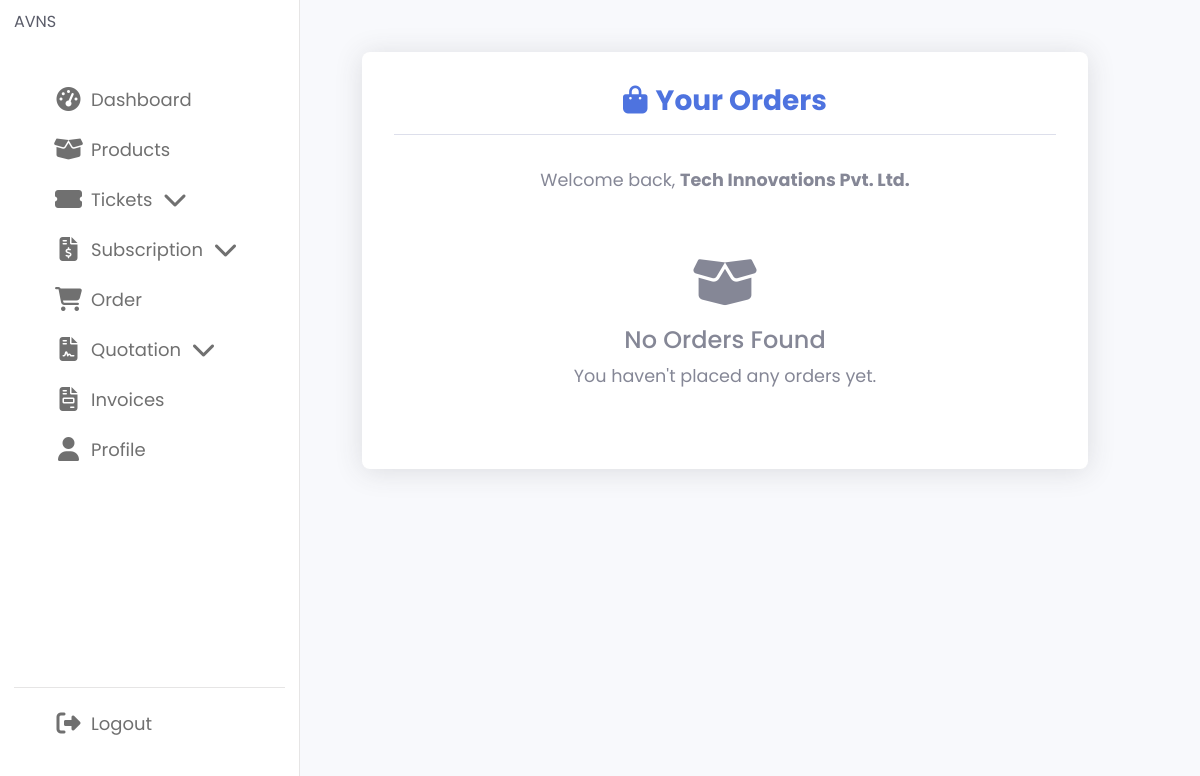
The app's page /Customer/view_order.php (signed in), older data.
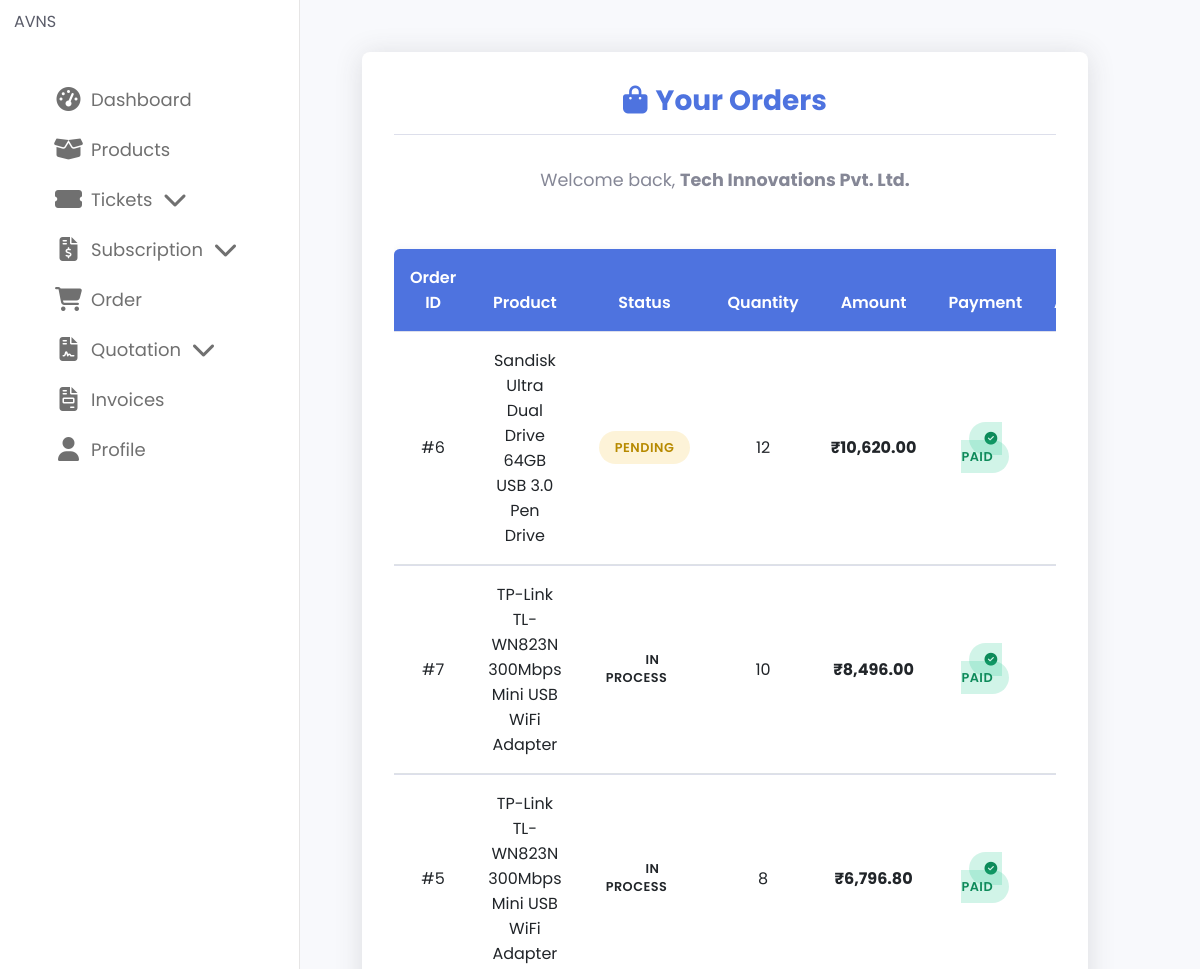
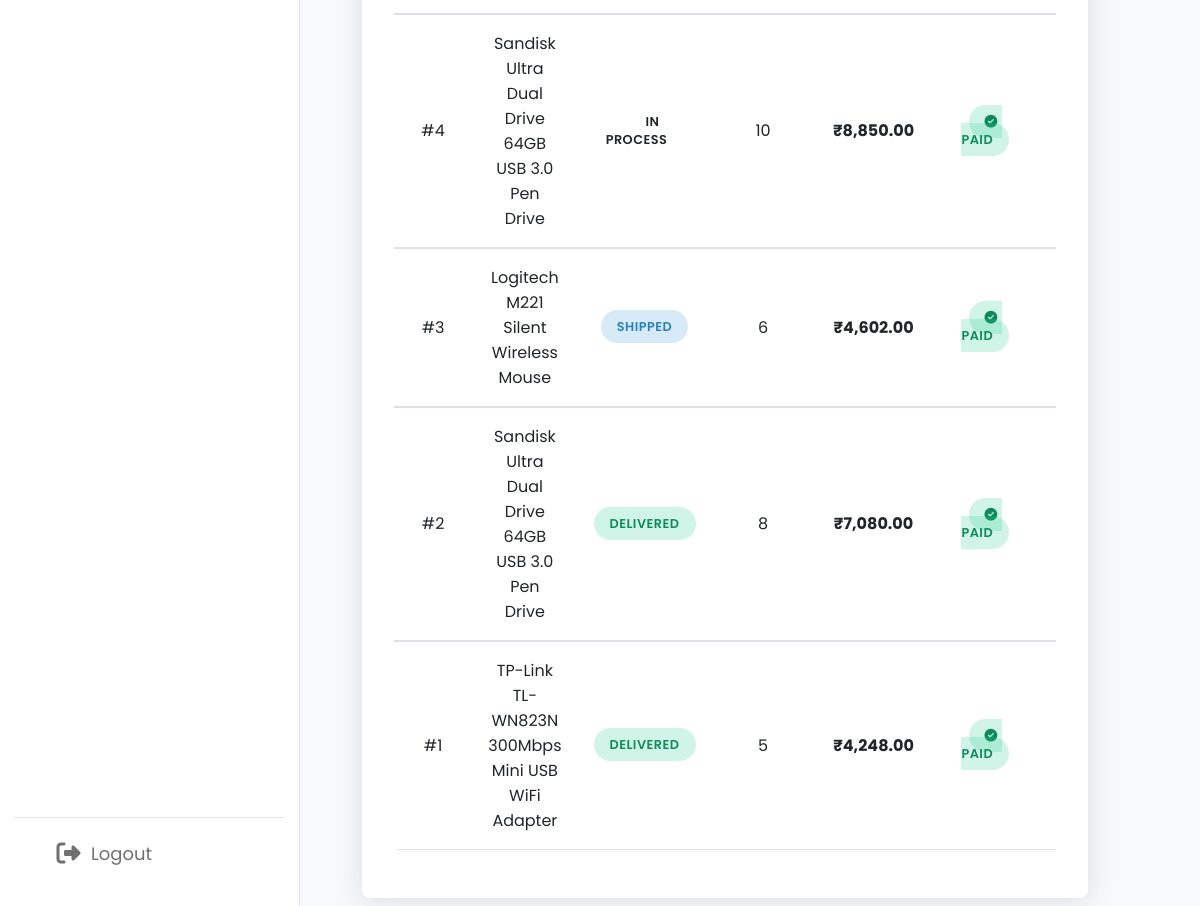
The same page, newer data (2 pictures, top to bottom).
### tables this page shows
CREATE TABLE `order_details` (
  `id` int(11) NOT NULL,
  `customerId` int(11) NOT NULL,
  `status` enum('PENDING','IN_PROCESS','SHIPPED','DELIVERED') NOT NULL,
  `createdAt` datetime DEFAULT current_timestamp(),
  `updatedAt` datetime DEFAULT NULL ON UPDATE current_timestamp(),
  `productId` int(11) DEFAULT NULL,
  `quantity` int(11) DEFAULT NULL,
  `custom_product_name` varchar(255) DEFAULT NULL,
  `payment_status` enum('pending','paid','failed') DEFAULT 'pending',
  `razorpay_order_id` varchar(255) DEFAULT NULL,
  `razorpay_payment_id` varchar(255) DEFAULT NULL,
  `razorpay_signature` varchar(255) DEFAULT NULL,
  `amount` decimal(10,2) DEFAULT NULL
);

### Customer/view_order.php (the view, shortened to what the changed rows need)
<?php
include('Config.php');
include('CustomerNav.php');
if (isset($_SESSION['user_id'])) {
    $customerId = $_SESSION['user_id'];
} else {
    die("No customer is logged in. Please log in.");
}
$orderQuery = "
    SELECT
        od.id AS orderId,
        od.status,
        od.quantity,
        COALESCE(p.name, od.custom_product_name) AS productName,
        od.payment_status,
        od.razorpay_order_id,
        tr.tax_percentage,
        tr.tax_name,
        ROUND((od.quantity * qp.priceOffered) * (1 + tr.tax_percentage / 100), 2) AS amount,
        qh.quotation_id,
        (
            SELECT ii.invoice_id
            FROM invoice_items ii
            WHERE ii.product_name = COALESCE(p.name, od.custom_product_name)
            AND ii.invoice_id IN (
                SELECT i.id
                FROM invoices i
                WHERE i.customer_id = od.customerId
            )
            ORDER BY ii.id DESC
            LIMIT 1
        ) AS invoice_id
    FROM order_details od
    LEFT JOIN product p ON od.productId = p.id
    LEFT JOIN quotation_product qp ON od.productId = qp.productId
    LEFT JOIN tax_rates tr ON qp.tax_rate_id = tr.id
    LEFT JOIN quotation_header qh ON qp.quotation_id = qh.quotation_id
    WHERE od.customerId = '$customerId' AND qh.customerId = '$customerId'
    GROUP BY od.id
    ORDER BY od.createdAt DESC
";
$orderResult = $conn->query($orderQuery);
?>
<!DOCTYPE html>
<html lang="en">
<head>
    <link href="https://cdn.jsdelivr.net/npm/bootstrap@5.3.0/dist/css/bootstrap.min.css" rel="stylesheet">
    <link rel="stylesheet" href="https://cdnjs.cloudflare.com/ajax/libs/font-awesome/6.4.0/css/all.min.css">
    <link rel="stylesheet" href="style.css">
</head>
<body>
    <div class="container-fluid">
        <div class="row justify-content-center">
            <div class="col-xl-10 col-lg-12">
                <div class="orders-container">
                    <h1 class="orders-header">
                        <i class="fas fa-shopping-bag me-2"></i>Your Orders
                    </h1>
                    <?php if ($orderResult && $orderResult->num_rows > 0): ?>
                        <div class="table-responsive">
                            <table class="table">
                                <thead>
                                    <tr>
                                        <th>Order ID</th>
                                        <th>Product</th>
                                        <th>Status</th>
                                        <th>Quantity</th>
                                        <th>Amount</th>
                                        <th>Payment</th>
                                        <th>Actions</th>
                                    </tr>
                                </thead>
                                <tbody>
                                    <?php while ($order = $orderResult->fetch_assoc()):
                                        $amount = $order['amount'] ?? ($order['quantity'] * $order['unit_price']);
                                    ?>
                                        <tr>
                                            <td>#<?php echo $order['orderId']; ?></td>
                                            <td><?php echo htmlspecialchars($order['productName']); ?></td>
                                            <td>
                                                <span class="status-badge status-<?php echo strtolower(str_replace('_', '-', $order['status'])); ?>">
                                                    <?php echo htmlspecialchars(str_replace('_', ' ', $order['status'])); ?>
                                                </span>
                                            </td>
                                            <td><?php echo $order['quantity']; ?></td>
                                            <td class="amount-cell">₹<?php echo number_format($amount, 2); ?></td>
                                            <td>
                                                <span class="payment-badge payment-<?php echo strtolower($order['payment_status']); ?>">
                                                    <i class="fas <?php echo $order['payment_status'] == 'paid' ? 'fa-check-circle' : 'fa-clock'; ?> me-1"></i>
                                                    <?php echo htmlspecialchars(ucfirst($order['payment_status'])); ?>
                                                </span>
                                            </td>
                                            <td>
                                            </td>
                                        </tr>
                                    <?php endwhile; ?>
                                </tbody>
                            </table>
                        </div>
                    <?php else: ?>
                        <div class="empty-state">
                            <i class="fas fa-box-open fa-3x mb-3" style="color: var(--gray);"></i>
                            <h4>No Orders Found</h4>
                            <p>You haven't placed any orders yet.</p>
                        </div>
                    <?php endif; ?>
                </div>
            </div>
        </div>
    </div>
</body>
</html>

Row changes from the older to the newer data that the page shows:
added order_details: id "6", productName "Sandisk Ultra Dual Drive 64GB USB 3.0 Pen Drive", status "PENDING", quantity "12", amount "10,620.00", payment_status "PAID"
added order_details: id "7", productName "TP-Link TL-WN823N 300Mbps Mini USB WiFi Adapter", status "IN PROCESS", quantity "10", amount "8,496.00", payment_status "PAID"
added order_details: id "5", productName "TP-Link TL-WN823N 300Mbps Mini USB WiFi Adapter", status "IN PROCESS", quantity "8", amount "6,796.80", payment_status "PAID"
added order_details: id "4", productName "Sandisk Ultra Dual Drive 64GB USB 3.0 Pen Drive", status "IN PROCESS", quantity "10", amount "8,850.00", payment_status "PAID"
added order_details: id "3", productName "Logitech M221 Silent Wireless Mouse", status "SHIPPED", quantity "6", amount "4,602.00", payment_status "PAID"
added order_details: id "2", productName "Sandisk Ultra Dual Drive 64GB USB 3.0 Pen Drive", status "DELIVERED", quantity "8", amount "7,080.00", payment_status "PAID"
added order_details: id "1", productName "TP-Link TL-WN823N 300Mbps Mini USB WiFi Adapter", status "DELIVERED", quantity "5", amount "4,248.00", payment_status "PAID"
Text that changed along with them:
text no longer shown: "No Orders Found You haven't placed any orders yet."
text now shown: "Order ID Product Status Quantity Amount Payment"
